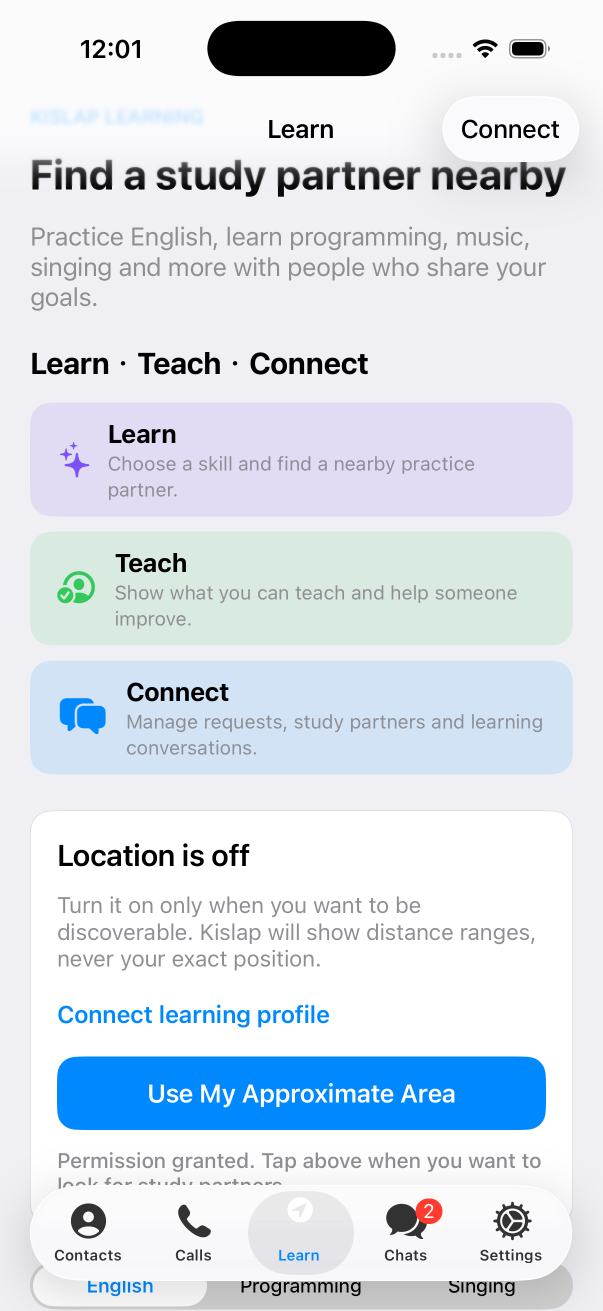
#> input picture app-store/1.1/source/iphone-6.3.png, 1206 x 2622 px (shown at 1/2 size)
$ python generate_kislap_store_assets.py
#> lines starting #> are read from the running program, lines starting #| are printed output that depends on the picture
from pathlib import Path
from PIL import Image, ImageDraw, ImageFont, ImageOps

ROOT = Path(__file__).resolve().parent
SOURCE = ROOT / "source"
PHONE_OUT = ROOT / "en-US" / "iphone-6.9"
PAD_OUT = ROOT / "en-US" / "ipad-13"
FONT = "/System/Library/Fonts/SFNS.ttf"


def font(size: int, bold: bool = False):
    return ImageFont.truetype(FONT, size=size)


def centered(draw: ImageDraw.ImageDraw, text: str, y: int, width: int, fnt, fill, spacing=12):
    box = draw.multiline_textbbox((0, 0), text, font=fnt, align="center", spacing=spacing)
    text_width = box[2] - box[0]
    draw.multiline_text(((width - text_width) / 2, y), text, font=fnt, fill=fill, align="center", spacing=spacing)


def save_rgb(image: Image.Image, path: Path):
    path.parent.mkdir(parents=True, exist_ok=True)
    image.convert("RGB").save(path, format="PNG", optimize=True)


phone = Image.open(SOURCE / "iphone-6.3.png").convert("RGB")
pad = Image.open(SOURCE / "ipad-13.png").convert("RGB")
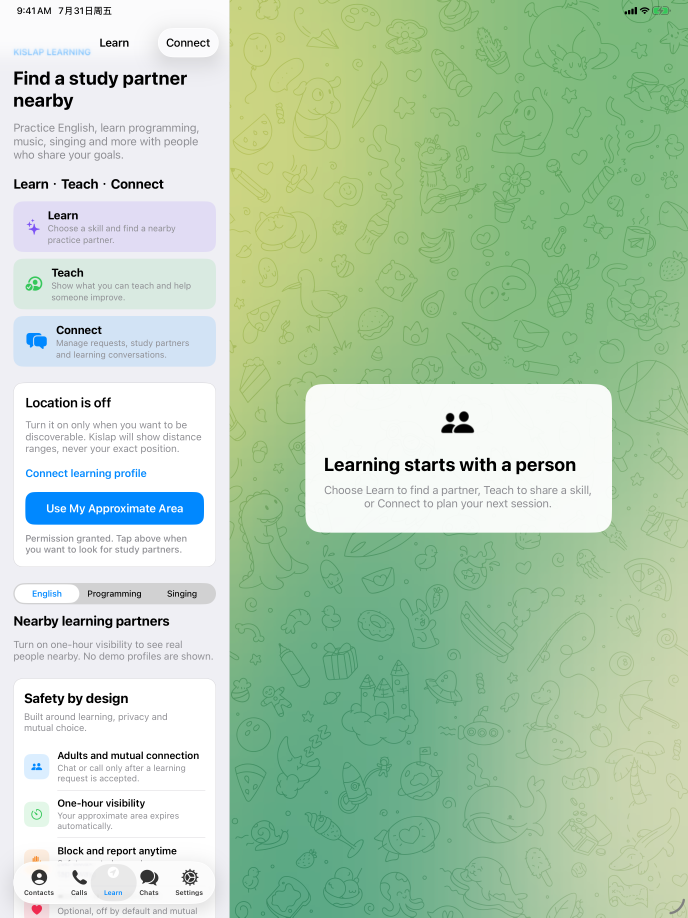
#> input picture app-store/1.1/source/ipad-13.png, 2064 x 2752 px (shown at 1/3 size)

# 01 — Current default product screen.
save_rgb(phone.resize((1320, 2868), Image.Resampling.LANCZOS), PHONE_OUT / "01-learn-teach-connect.png")
#> in save_rgb, `image.convert("RGB").save(path, format="PNG", optimize=True)`:
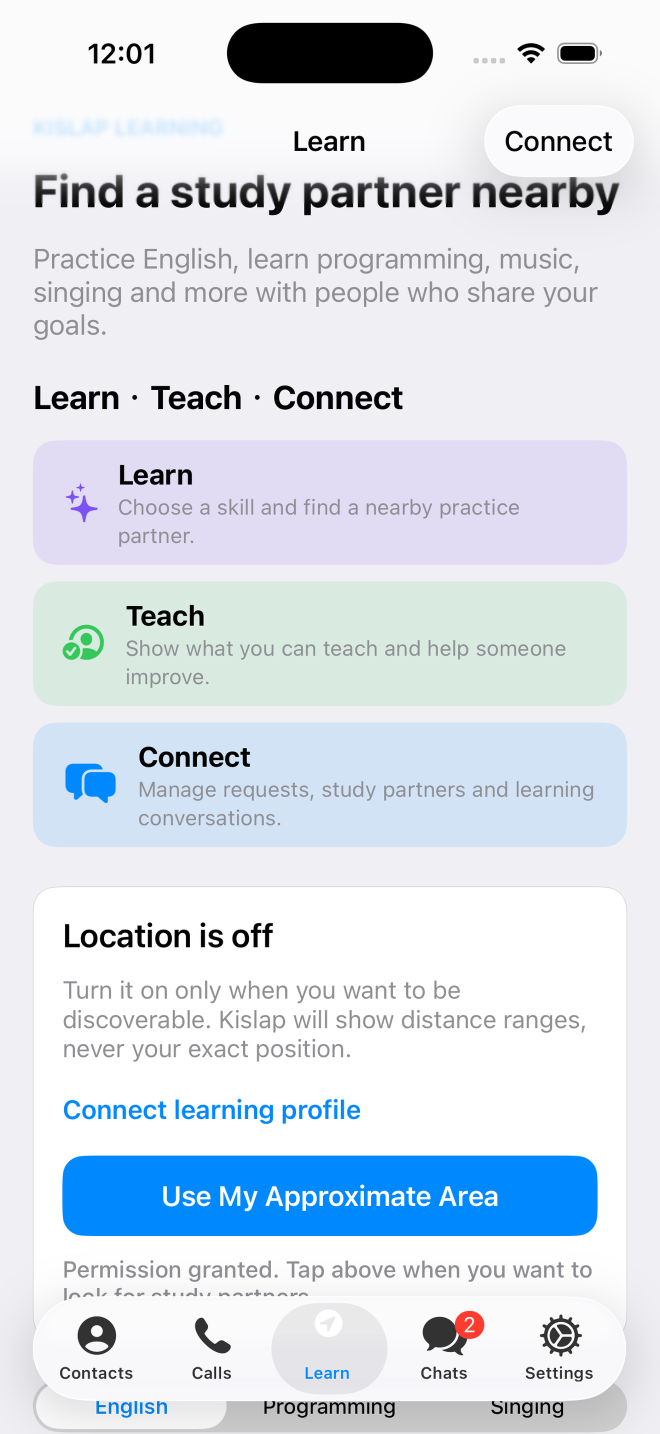
#> saved as 01-learn-teach-connect.png: PIL image 1320x2868 RGB (shown at 1/2 size); mean R, G, B 216.4, 224.8, 234.6

# 02 — Learning-first action hierarchy using only the real app UI.
canvas = Image.new("RGB", (1320, 2868), "#F3F0FF")
draw = ImageDraw.Draw(canvas)
centered(draw, "Learn nearby. Teach what you know.", 135, 1320, font(68, True), "#17151F")
centered(draw, "English  •  Programming  •  Singing  •  More", 270, 1320, font(38), "#625D6C")
draw.rounded_rectangle((90, 420, 1230, 2070), radius=48, fill="white", outline="#DCD5EF", width=3)
ui = phone.crop((0, 210, 1206, 1760)).resize((1080, 1388), Image.Resampling.LANCZOS)
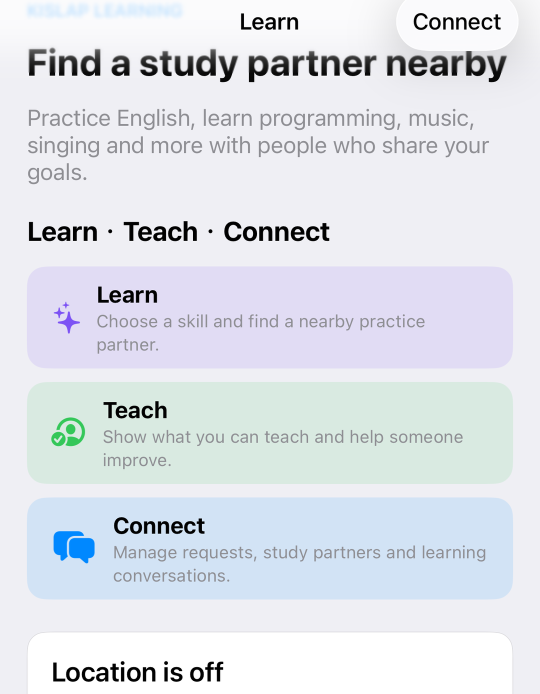
#> ui: PIL image 1080x1388 RGB (shown at 1/2 size); mean R, G, B 223, 227.2, 233.9
canvas.paste(ui, (120, 540))
centered(draw, "One place to learn, teach and connect", 2200, 1320, font(48, True), "#17151F")
centered(draw, "Built around skills and shared learning goals.", 2300, 1320, font(34), "#625D6C")
save_rgb(canvas, PHONE_OUT / "02-learning-actions.png")
#> in save_rgb (call 2), `image.convert("RGB").save(path, format="PNG", optimize=True)`:
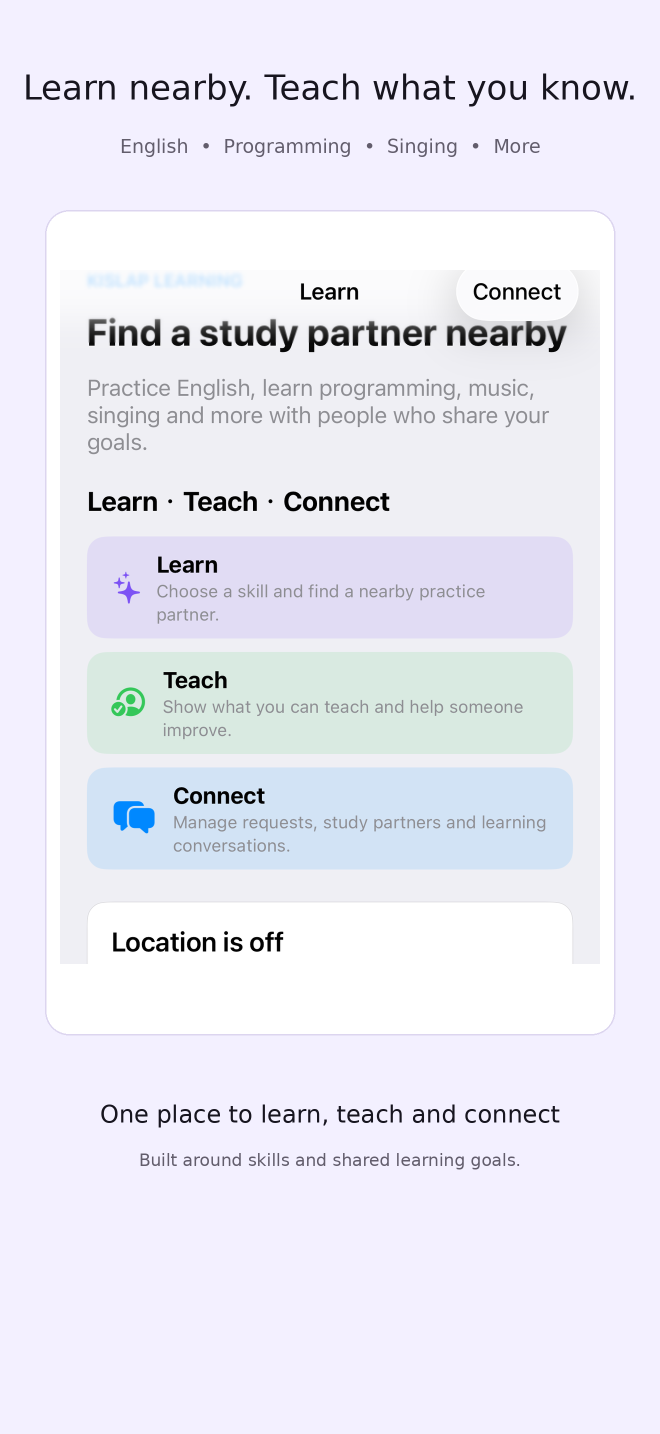
#> saved as 02-learning-actions.png: PIL image 1320x2868 RGB (shown at 1/2 size); mean R, G, B 234.3, 234.4, 244.7

# 03 — Privacy-first Nearby using the real location controls.
canvas = Image.new("RGB", (1320, 2868), "#EEF7FF")
draw = ImageDraw.Draw(canvas)
centered(draw, "Nearby, with privacy built in", 145, 1320, font(72, True), "#10243A")
centered(draw, "Share an approximate area only when you choose.", 290, 1320, font(36), "#47617B")
draw.rounded_rectangle((90, 500, 1230, 1820), radius=48, fill="white", outline="#C9DFF2", width=3)
ui = phone.crop((0, 1110, 1206, 2290)).resize((1080, 1057), Image.Resampling.LANCZOS)
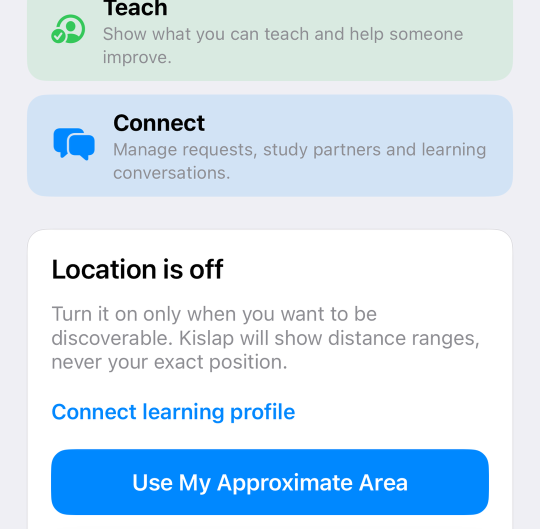
#> ui: PIL image 1080x1057 RGB (shown at 1/2 size); mean R, G, B 208.7, 227.8, 242.6
canvas.paste(ui, (120, 630))
centered(draw, "You stay in control", 2050, 1320, font(52, True), "#10243A")
centered(
    draw,
    "Distance ranges instead of an exact position.\nVisibility is off until you turn it on.",
    2165,
    1320,
    font(36),
    "#47617B",
    spacing=16,
)
save_rgb(canvas, PHONE_OUT / "03-privacy-first-nearby.png")
#> in save_rgb (call 3), `image.convert("RGB").save(path, format="PNG", optimize=True)`:
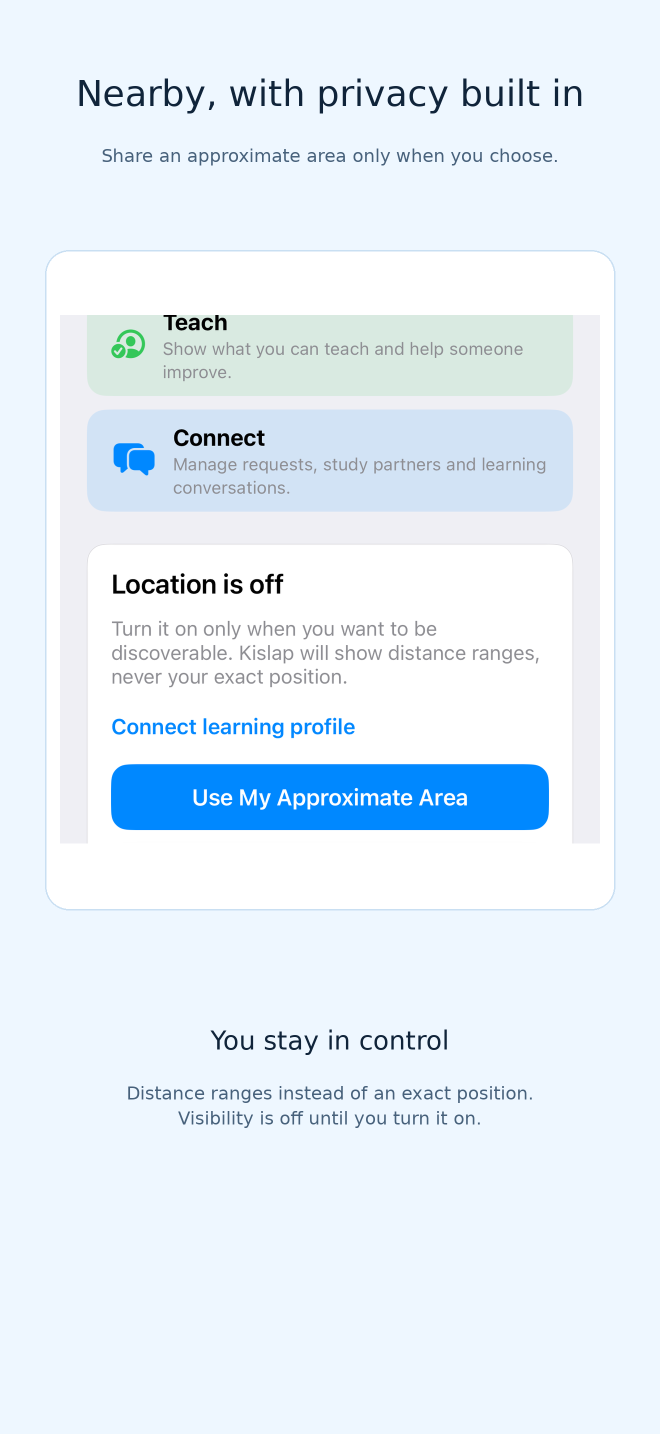
#> saved as 03-privacy-first-nearby.png: PIL image 1320x2868 RGB (shown at 1/2 size); mean R, G, B 228.8, 240.2, 249.7

# iPad 13-inch portrait, native Apple size.
save_rgb(pad.resize((2064, 2752), Image.Resampling.LANCZOS), PAD_OUT / "01-learning-on-ipad.png")

print(f"Generated {PHONE_OUT} and {PAD_OUT}")
